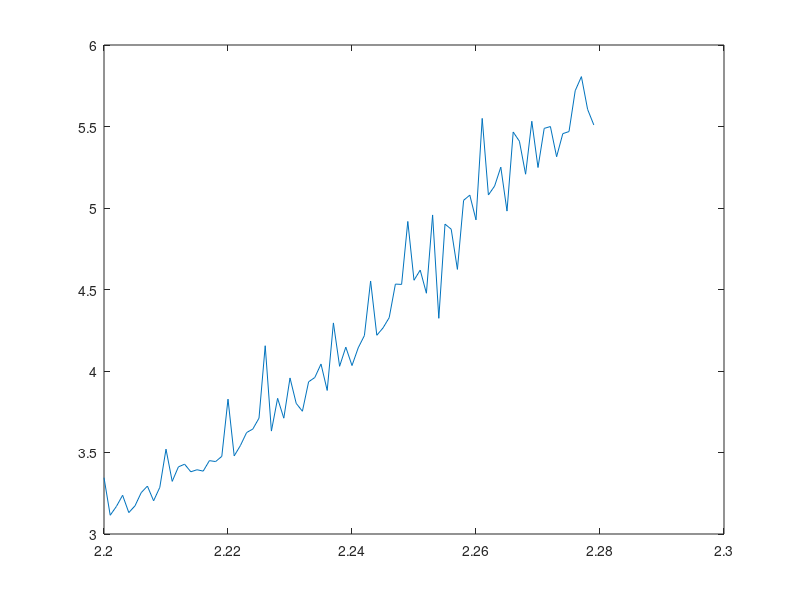

MATLAB code to generate this figure:
e_var = [7.35975, 6.85626, 6.97843, 7.13257, 6.90139, 6.99616, 7.17744, 7.26985, 7.07388, 7.25939, 7.78061, 7.34681, 7.54705, 7.5867, 7.48698, 7.51819, 7.50293, 7.64885, 7.63972, 7.71405, 8.4967, 7.72743, 7.87165, 8.05257, 8.1039, 8.25631, 9.24903, 8.08723, 8.53866, 8.27088, 8.82524, 8.48131, 8.37696, 8.78395, 8.84667, 9.03567, 8.67721, 9.60781, 9.01658, 9.28395, 9.03489, 9.2822, 9.45573, 10.2107, 9.46818, 9.5728, 9.71961, 10.1861, 10.1863, 11.0595, 10.2527, 10.3977, 10.0825, 11.169, 9.74486, 11.0519, 10.9868, 10.435, 11.3964, 11.4735, 11.1353, 12.5478, 11.4907, 11.6195, 11.8876, 11.282, 12.3865, 12.2639, 11.8102, 12.5525, 11.9138, 12.4642, 12.4954, 12.0799, 12.4073, 12.4419, 13.0176, 13.2204, 12.7685, 12.5567, ];
m_var = [22.7952, 10.3138, 12.16, 14.7828, 11.0108, 13.3028, 18.2683, 13.3967, 12.9493, 13.1194, 27.7564, 14.6266, 16.6845, 18.486, 16.0205, 14.0059, 15.4375, 20.8984, 17.9756, 18.6822, 44.7604, 18.2785, 18.9343, 24.6546, 24.5785, 29.7512, 107.061, 22.4492, 41.614, 25.8615, 45.7555, 27.3342, 25.1694, 35.6635, 31.6358, 43.5459, 29.1392, 63.2459, 40.2179, 46.7985, 39.8575, 41.6044, 49.9182, 127.879, 49.2306, 43.1118, 79.9381, 89.214, 86.7987, 154.501, 84.4018, 103.339, 63.7536, 143.212, 53.0988, 131.071, 121.728, 108.613, 139.073, 171.604, 120.147, 254.678, 164.786, 170.029, 167.314, 130.071, 227.417, 187.854, 186.67, 268.334, 165, 246.674, 251.618, 232.568, 210.363, 258.104, 317.618, 370.883, 329.604, 284.163, ];
mean_mag = [0.788259, 0.790566, 0.787608, 0.785887, 0.785838, 0.783622, 0.781201, 0.781677, 0.780213, 0.778181, 0.769615, 0.769687, 0.766743, 0.764832, 0.765039, 0.764873, 0.762816, 0.759431, 0.758467, 0.756652, 0.764048, 0.768757, 0.766383, 0.759892, 0.759878, 0.757835, 0.741271, 0.726578, 0.719397, 0.719982, 0.728648, 0.72879, 0.730217, 0.722335, 0.72225, 0.717849, 0.721267, 0.70905, 0.712114, 0.709504, 0.711409, 0.707607, 0.699934, 0.684042, 0.702145, 0.694829, 0.688497, 0.682158, 0.679179, 0.660178, 0.666628, 0.663699, 0.679038, 0.658167, 0.66766, 0.655524, 0.657402, 0.647183, 0.637579, 0.633484, 0.632064, 0.601572, 0.607336, 0.609882, 0.608556, 0.614747, 0.581968, 0.587509, 0.59067, 0.551922, 0.584601, 0.551097, 0.550153, 0.550003, 0.547372, 0.537664, 0.503978, 0.482465, 0.499991, 0.510763, ];
temperatures = [2.2, 2.201, 2.202, 2.203, 2.204, 2.205, 2.206, 2.207, 2.208, 2.209, 2.21, 2.211, 2.212, 2.213, 2.214, 2.215, 2.216, 2.217, 2.218, 2.219, 2.22, 2.221, 2.222, 2.223, 2.224, 2.225, 2.226, 2.227, 2.228, 2.229, 2.23, 2.231, 2.232, 2.233, 2.234, 2.235, 2.236, 2.237, 2.238, 2.239, 2.24, 2.241, 2.242, 2.243, 2.244, 2.245, 2.246, 2.247, 2.248, 2.249, 2.25, 2.251, 2.252, 2.253, 2.254, 2.255, 2.256, 2.257, 2.258, 2.259, 2.26, 2.261, 2.262, 2.263, 2.264, 2.265, 2.266, 2.267, 2.268, 2.269, 2.27, 2.271, 2.272, 2.273, 2.274, 2.275, 2.276, 2.277, 2.278, 2.279, ];
test = e_var./temperatures;
plot(temperatures,test)
